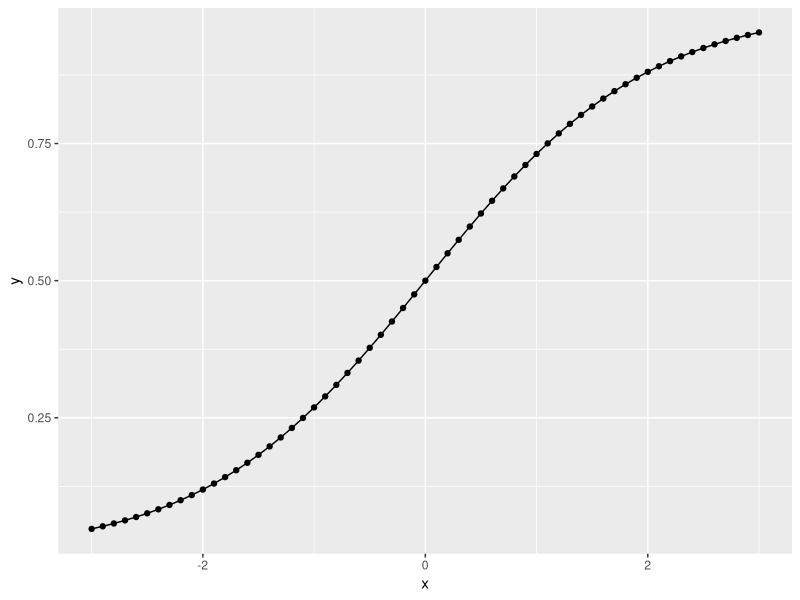

The R script that drew this image:
library(tidyverse, verbose=FALSE)
# options(repr.plot.width=4, repr.plot.height=4)

tibble::tibble(x=seq(-3, 3, by=0.1), y=plogis(x)) %>%
	ggplot2::ggplot() +
	ggplot2::geom_point(aes(x=x, y=y)) +
	ggplot2::geom_line(aes(x=x, y=y))


